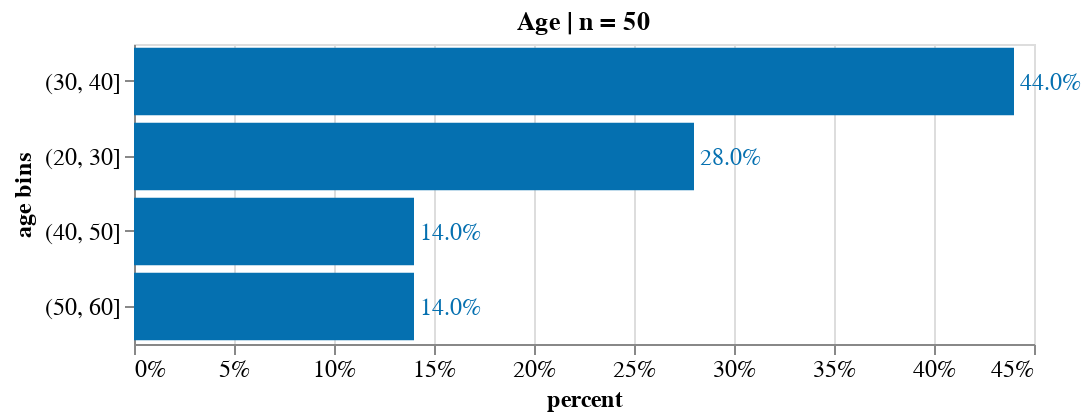

Notebook source saved alongside this figure:
### Code cell
source = count_freq_labels(df, X="age") 
n_sample = source['counts'].sum().astype(str)

# binning age for chart
bins = [20, 30, 40, 50, 60]
source['age bins'] = pd.cut(source['age'].astype(int), bins)
source = source.groupby(['age bins'])['percent'].sum().to_frame().reset_index()
source['age bins'] = source['age bins'].astype(str)

title = 'Age | n = '+ n_sample
X, Y = 'percent:Q', 'age bins:N'
w, h= 450, 150
txs, ls, ts = 12, 12, 12

chart_age = simple_per_bar(
    source, title=title, X=X, Y=Y, \
    width=w, height=h, \
    text_size = txs, label_size = ls, title_size=ts)

chart_age.display(renderer='svg')

### Figure 1 — Vega-Lite specification as saved in the notebook (floating-point values rounded to 4 significant figures)
{"config": {"view": {"continuousWidth": 400, "continuousHeight": 300}, "axis": {"labelFontSize": 12, "titleFontSize": 12}}, "layer": [{"mark": "bar", "encoding": {"color": {"condition": {"value": "orange", "test": "(datum.emotion === null)"}, "value": "#0570b0"}, "x": {"type": "quantitative", "axis": {"format": ".0%"}, "field": "percent"}, "y": {"type": "nominal", "field": "age bins", "sort": "-x"}}, "title": "Age | n = 50"}, {"mark": {"type": "text", "align": "left", "baseline": "middle", "dx": 3, "fontSize": 12}, "encoding": {"color": {"condition": {"value": "orange", "test": "(datum.emotion === null)"}, "value": "#0570b0"}, "text": {"type": "quantitative", "field": "percent", "format": ".1%"}, "x": {"type": "quantitative", "axis": {"format": ".0%"}, "field": "percent"}, "y": {"type": "nominal", "field": "age bins", "sort": "-x"}}, "title": "Age | n = 50"}], "data": {"name": "data-25c7af2887efccc40e35feb48b4e25b8"}, "height": 150, "width": 450, "$schema": "https://vega.github.io/schema/vega-lite/v4.8.1.json", "datasets": {"data-25c7af2887efccc40e35feb48b4e25b8": [{"age bins": "(20, 30]", "percent": 0.28}, {"age bins": "(30, 40]", "percent": 0.44}, {"age bins": "(40, 50]", "percent": 0.14}, {"age bins": "(50, 60]", "percent": 0.14}]}}
